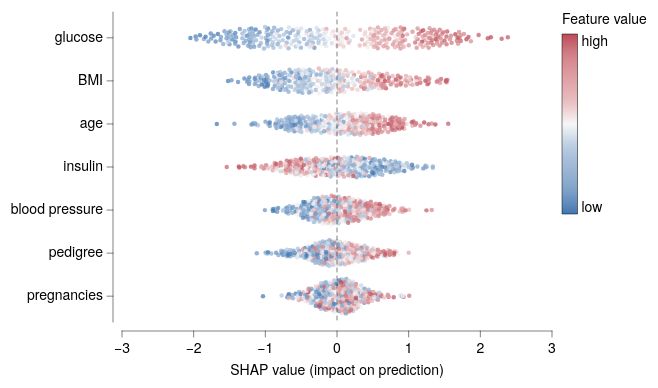

Write a Vega-Lite specification for this figure.
### Vega-Lite specification from a JSON file in a GitHub repository (floating-point values rounded to 4 significant figures; data arrays with more than 128 entries replaced by an {"elided": "..."} marker saying what was removed)
{"background": null, "config": {"arc": {"fill": "#DBDBDB", "fillOpacity": 1.0, "innerRadius": 38.75, "padAngle": 0.03, "stroke": "black", "strokeOpacity": 1, "strokeWidth": 0.25}, "area": {"fill": "#DBDBDB", "fillOpacity": 1.0, "stroke": "black", "strokeOpacity": 1, "strokeWidth": 0.25}, "axis": {"domain": true, "domainCap": "round", "domainColor": "black", "domainWidth": 0.25, "grid": false, "gridCap": "round", "gridColor": "#F1F1F1", "gridDash": [0, 0], "gridOpacity": 1.0, "gridWidth": 0.25, "labelColor": "black", "labelFont": "Helvetica Neue, HelveticaNeue, Helvetica, Arial, sans-serif", "labelFontSize": 7, "labelFontStyle": "normal", "labelFontWeight": 400, "offset": 4.5, "ticks": true, "tickCap": "round", "tickColor": "black", "tickRound": false, "tickSize": 3, "tickWidth": 0.25, "titleColor": "black", "titleFont": "Helvetica Neue, HelveticaNeue, Helvetica, Arial, sans-serif", "titleFontSize": 7, "titleFontStyle": "normal", "titleFontWeight": 400}, "axisX": {"domain": true, "labelAlign": "center", "labelAngle": 0, "labels": true, "ticks": true, "translate": 0}, "axisY": {"domain": true, "labelAlign": "right", "labelAngle": 0, "labels": true, "ticks": true, "translate": 0}, "axisRight": {"domain": true, "labelAlign": "left", "labelAngle": 0, "labels": true, "ticks": true, "translate": 0}, "axisTop": {"domain": true, "labelAlign": "center", "labelAngle": 0, "labels": true, "ticks": true, "translate": 0}, "axisBand": {"tickOffset": 0}, "bar": {"fill": "#DBDBDB", "fillOpacity": 1.0, "stroke": "black", "strokeOpacity": 1, "strokeWidth": 0.25}, "boxplot": {"size": 13.95, "ticks": {"cornerRadius": 0.25, "fill": "black", "opacity": 1, "size": 6.975, "thickness": 0.25}, "box": {"fillOpacity": 1.0, "stroke": "black", "strokeOpacity": 1, "strokeWidth": 0.25}, "median": {"cornerRadius": 0, "fill": "black", "fillOpacity": 1.0, "opacity": 1, "size": 13.95, "thickness": 0.25}, "rule": {"fill": "black", "fillOpacity": 1.0, "size": 15.5, "stroke": "black", "strokeDash": [0, 0], "strokeOpacity": 1, "strokeWidth": 0.25}, "outliers": {"color": "black", "fill": "black", "fillOpacity": 1.0, "size": 0, "stroke": "black", "strokeOpacity": 1, "strokeWidth": 0.25}}, "circle": {"fill": "black", "fillOpacity": 1.0, "size": 1.938, "stroke": null, "strokeOpacity": 1, "strokeWidth": 0.25}, "errorband": {"band": {"fillOpacity": 0.6, "stroke": null, "strokeWidth": 0.25, "strokeOpacity": 1}, "borders": {"opacity": 0, "strokeOpacity": 0.25, "strokeWidth": 1}}, "errorbar": {"opacity": 1, "rule": {"strokeDash": [0, 0], "strokeWidth": 0.25}, "ticks": {"color": "black", "cornerRadius": 0.125, "opacity": 1, "size": 9.3, "thickness": 0.25}, "thickness": 0.25}, "font": "Helvetica Neue, HelveticaNeue, Helvetica, Arial, sans-serif", "geoshape": {"fill": "#DBDBDB", "fillOpacity": 1.0, "stroke": "black", "strokeOpacity": 1, "strokeWidth": 0.25}, "header": {"labelColor": "black", "labelFont": "Helvetica Neue, HelveticaNeue, Helvetica, Arial, sans-serif", "labelFontSize": 7, "labelFontStyle": "normal", "labelFontWeight": 400, "titleColor": "black", "titleFont": "Helvetica Neue, HelveticaNeue, Helvetica, Arial, sans-serif", "titleFontSize": 7, "titleFontStyle": "normal", "titleFontWeight": 400, "titlePadding": 0}, "legend": {"disable": false, "offset": 4.5, "titlePadding": 4, "labelOffset": 2, "gradientLabelOffset": 2, "gradientLength": 77.5, "gradientThickness": 7.75, "gradientOpacity": 1.0, "gradientStrokeColor": "black", "gradientStrokeWidth": 0.25, "labelColor": "black", "labelFont": "Helvetica Neue, HelveticaNeue, Helvetica, Arial, sans-serif", "labelFontSize": 7, "labelFontStyle": "normal", "labelFontWeight": 400, "strokeColor": "black", "strokeWidth": 0, "symbolSize": 42, "symbolStrokeColor": "black", "symbolStrokeWidth": 0.25, "titleColor": "black", "titleFont": "Helvetica Neue, HelveticaNeue, Helvetica, Arial, sans-serif", "titleFontSize": 7, "titleFontStyle": "normal", "titleFontWeight": 400}, "line": {"color": "black", "stroke": "black", "strokeCap": "butt", "strokeDash": [0, 0], "strokeOpacity": 1, "strokeWidth": 0.5}, "point": {"filled": true, "fill": "#DBDBDB", "fillOpacity": 1.0, "size": 7.75, "stroke": "black", "strokeOpacity": 1, "strokeWidth": 0.25}, "range": {"category": ["#B2B2B2", "#636363", "#4A7CD3", "#008542", "#382864", "#509F98", "#284F93", "#005226", "#A398D6", "#173633"], "diverging": {"scheme": ["#443E60", "#5F597E", "#7C759B", "#9994B6", "#B7B4CC", "#D6D5DC", "#F6F6F6", "#D1DAD9", "#A4C2BF", "#7AA9A4", "#578E89", "#37736E", "#1B5954"]}, "heatmap": {"scheme": ["#32022B", "#43044D", "#4C196E", "#4D338C", "#484DA6", "#3A68BB", "#1D83CA", "#1D9CCB", "#23B5C9", "#28CDC5", "#4DE0B4", "#91EE9F"]}, "ordinal": {"scheme": ["#F1F1F1", "#DBDBDB", "#C6C6C6", "#B2B2B2", "#9D9D9D", "#898989", "#767676", "#636363", "#515151", "#404040", "#2F2F2F", "#1F1F1F"]}, "ramp": {"scheme": ["#32022B", "#43044D", "#4C196E", "#4D338C", "#484DA6", "#3A68BB", "#1D83CA", "#1D9CCB", "#23B5C9", "#28CDC5", "#4DE0B4", "#91EE9F"]}}, "rule": {"color": "black", "stroke": "black", "strokeCap": "round", "strokeDash": [2, 2], "strokeOpacity": 1, "strokeWidth": 0.25}, "scale": {"bandPaddingInner": 0.1, "bandPaddingOuter": 0.1, "round": false}, "rect": {"fill": "#DBDBDB", "fillOpacity": 1.0, "stroke": "black", "strokeOpacity": 1, "strokeWidth": 0.25}, "square": {"fill": "#DBDBDB", "fillOpacity": 1.0, "size": 15.5, "stroke": "black", "strokeOpacity": 1, "strokeWidth": 0.25}, "text": {"color": "black", "font": "Helvetica Neue, HelveticaNeue, Helvetica, Arial, sans-serif", "fontSize": 7, "fontStyle": "normal", "fontWeight": 400}, "tick": {"color": "black", "cornerRadius": 0.125, "opacity": 1.0, "size": 13.95, "thickness": 0.25}, "title": {"anchor": "middle", "frame": "group", "color": "black", "font": "Helvetica Neue, HelveticaNeue, Helvetica, Arial, sans-serif", "fontSize": 7, "fontStyle": "normal", "fontWeight": 400, "subtitleColor": "black", "subtitleFont": "Helvetica Neue, HelveticaNeue, Helvetica, Arial, sans-serif", "subtitleFontSize": "Helvetica Neue, HelveticaNeue, Helvetica, Arial, sans-serif", "subtitleFontStyle": "normal", "subtitleFontWeight": 400}, "trail": {"color": "black", "opacity": 1, "size": 0.5}, "view": {"continuousWidth": 215, "continuousHeight": 155, "discreteWidth": 215, "discreteHeight": 155, "fill": null, "stroke": null, "strokeWidth": 0.25}}, "layer": [{"data": {"name": "data-c0314b23f1fd34268519485b655935f4"}, "mark": {"type": "circle", "opacity": 0.75, "size": 5}, "encoding": {"color": {"field": "value", "legend": {"gradientLength": 90, "labelExpr": "datum.value == 0 ? 'low' : 'high'", "title": "Feature value", "values": [0, 1]}, "scale": {"range": ["#4177B1", "#7DA1C9", "#9BB6D5", "#B9CBE0", "#F6F6F6", "#E8BDBF", "#DFA1A5", "#D4858B", "#BC4A5A"]}, "type": "quantitative"}, "x": {"field": "shap", "scale": {"domain": [-3, 3]}, "title": "SHAP value (impact on prediction)", "type": "quantitative"}, "y": {"field": "feature", "sort": ["glucose", "BMI", "age", "insulin", "blood pressure", "pedigree", "pregnancies"], "title": null, "type": "nominal"}, "yOffset": {"field": "off", "type": "quantitative"}}}, {"data": {"values": [{"__dysonsphere__": 1}]}, "mark": {"type": "rule", "opacity": 1.0}, "encoding": {"x": {"datum": 0.0}}}], "$schema": "https://vega.github.io/schema/vega-lite/v6.4.1.json", "datasets": {"data-c0314b23f1fd34268519485b655935f4": {"elided": "2100 records"}}}
